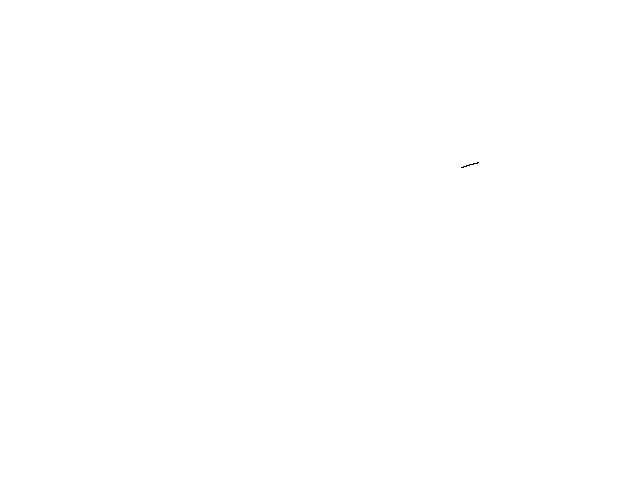
Frame 1 (no input)
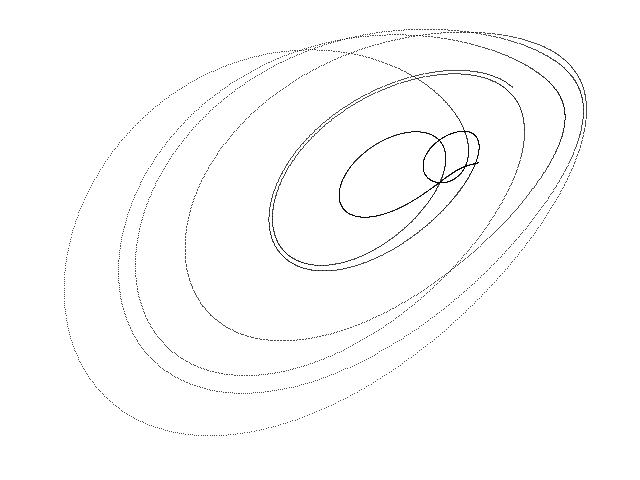
Frame 60 (the mouse pressed at the canvas centre just before this capture)
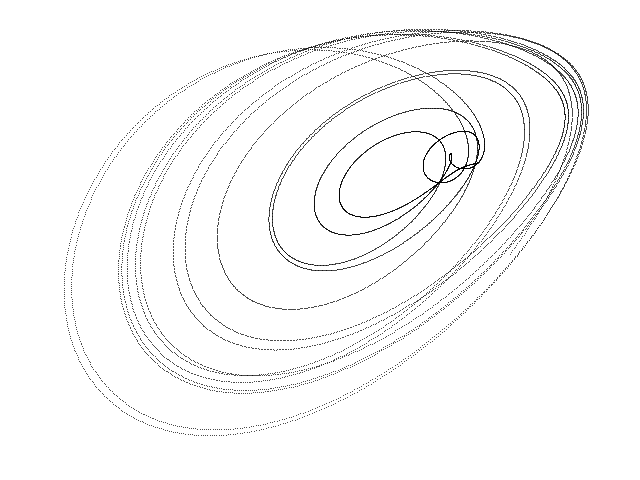
Frame 120 (the mouse held since frame 60 and released just before this capture)

The Processing sketch that drew these frames (run headless with seeded random() and noise(); from frame 60 on, the mouse is pressed at the canvas centre):

// Processing sketch: Sprott_Linz_S
// ── Sprott_Linz_S.pde
// Sprott-Linz S chaotic attractor //

  float x = 0.1;
  float y = 0.1;
  float z = 0.1;
  float dt = 0.004;
  float a = 4.0;


void setup() {
  
  size(640, 480);
  background(255);
  
}

void draw() {
  
  for (int i=0; i<100; i++) {
    
    float nx = x;
    float ny = y;
    float nz = z;
    
    x = nx + dt * (-nx - a * ny);
    y = ny + dt * (nx + pow(nz, 2.0));
    z = nz + dt * (1.0 + nx); 
  
    point(470 + (90 * x), 150 + (125 * y));
        
  }

}
